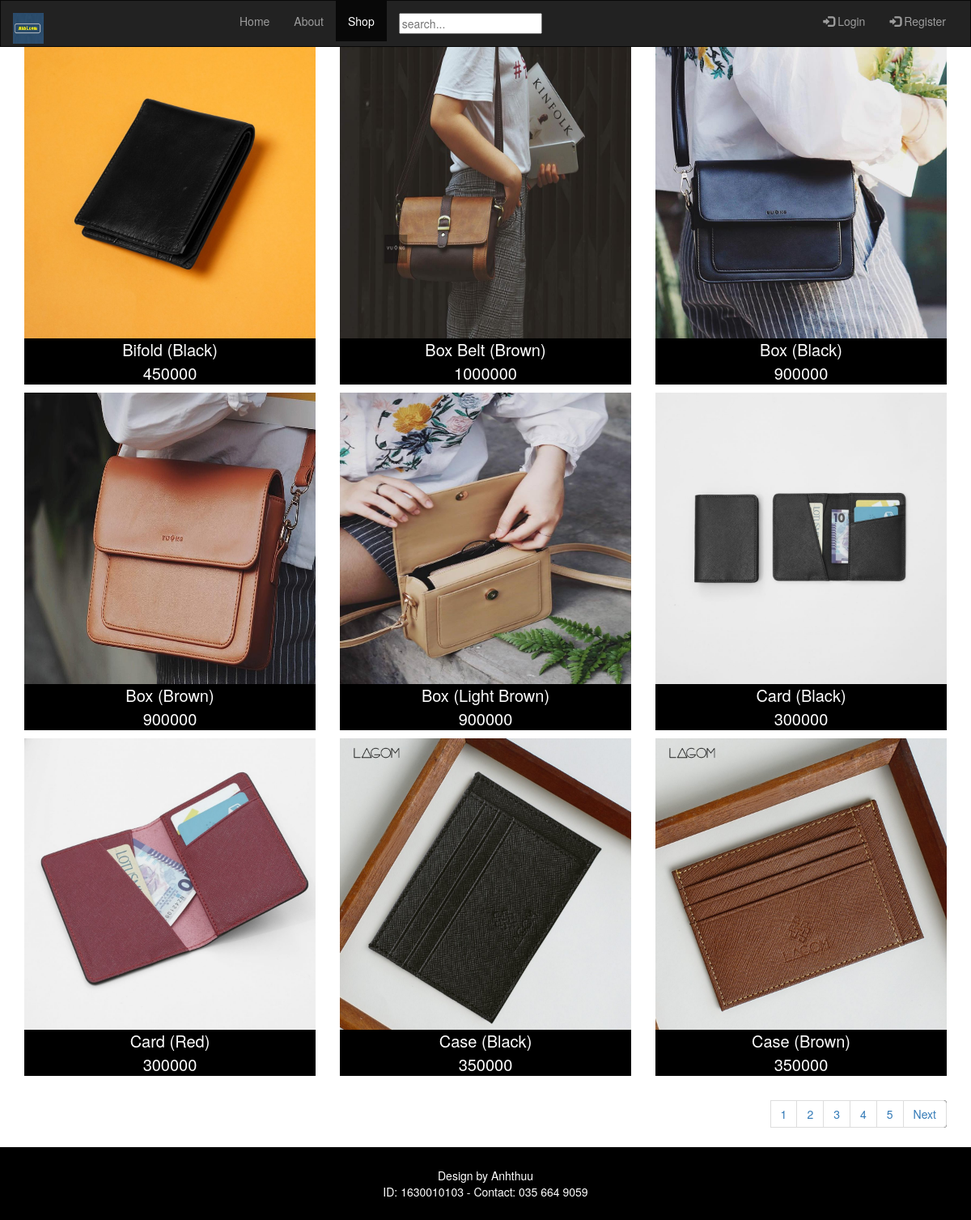
The page /items.php on the database its author committed.
### tables this page shows
CREATE TABLE IF NOT EXISTS `items` (
  `id` bigint(20) unsigned NOT NULL AUTO_INCREMENT,
  `name` varchar(50) NOT NULL,
  `price` int(30) NOT NULL,
  `color` varchar(30) NOT NULL,
  `qty` int(11) NOT NULL,
  `pic` varchar(200) NOT NULL,
  PRIMARY KEY (`id`),
  UNIQUE KEY `ID` (`id`)
);

### items.php (the view, shortened to what this page needs)
<!DOCTYPE html>
<html lang="en">
<head>
  <link rel="stylesheet" href="https://maxcdn.bootstrapcdn.com/bootstrap/3.4.0/css/bootstrap.min.css">
</head>
<body>
<nav class="navbar navbar-inverse">
  <div class="container-fluid">
    <div class="navbar-header">
      <a class="navbar-brand"  href="#"><img src="pic/logo.png" style="width:15%"> </a>
    </div>
    <div class="collapse navbar-collapse" id="myNavbar">
      <ul class="nav navbar-nav">
        <li><a href="index.php">Home</a></li>
        <li><a href="About.php">About</a></li>
        <li class="active"> <a href="items.php">Shop</a></li>
        <li> <a>
        	<form method="get" action="search.php">
        		<input type="text" name="search" placeholder="search..."/>
            </form> </a>
        </li>
      </ul>
      <ul class="nav navbar-nav navbar-right">
        <?php
            if(isset($_SESSION['username']))
            {
              if($_SESSION['username']=="admin")
              {
                echo "<li><a href='admin.php'><span class='glyphicon glyphicon-user'></span>".$_SESSION['username']."</a>
              </li>";
              }
              else
              {
                echo "<li><a href='order.php'><span class='glyphicon glyphicon-log-in'></span>".$_SESSION['username']."</a>
              </li>";
              }
              echo "<li><a href='logout.php'><span class='glyphicon glyphicon-log-in'></span> Logout</a>
              </li>";
            }
          else
            {
              echo "<li><a href='login.php'><span class='glyphicon glyphicon-log-in'></span> Login</a>
              </li>";
              echo "<li><a href='register.php'><span class='glyphicon glyphicon-log-in'></span> Register</a>
              </li>";
            }
         ?>
      </ul>
    </div>
  </div>
</nav>
<div class="container text-center">
  <div class="row">
        <?php
          include("connect.php");
          $sotin1trang = 9;
          $sql = "select count(*) from items";
          $kq = mysqli_query($conn,$sql);
          $data = mysqli_fetch_array($kq);
          $tongsobangghi = $data['count(*)'];
          $tongsotrang = ceil($tongsobangghi/$sotin1trang);
          if(isset($_GET['page']))
          {
            $trang = $_GET['page'];
          }
          else
          {
             $trang = 1;
          }
          $limit = ($trang - 1)*$sotin1trang;
          $sql = "SELECT * FROM items limit $limit,$sotin1trang";
          $result = $conn->query($sql);
          while($row = $result->fetch_assoc())
          {
            ?>
            <div class="col-sm-4" style="font-size: 15pt">
                <a href="infosp.php?id=<?php echo $row['id'] ?>"> <img src="<?php echo $row['pic']?>" style="width:360px; height: 360px;" >
                <p style="color: white; background: black"><?php echo $row['name'] . " (" .$row['color'] . ")" ?>
                <br><?php echo $row['price']?> </p> </a>
            </div>
            <?php
          }
          ?>
          <div class="col-sm-12" style="text-align: right;">
            <nav aria-label="Page navigation example">
              <ul class="pagination" style="background: black">
                <?php
                  for ($i=1; $i <=$tongsotrang ; $i++)
                  {
                    echo "<li class='page-item'><a class='page-link' href='items.php?page=".$i."'>".$i."</a></li>";
                  }
                  if($trang==$tongsotrang)
                  {
                    echo "<li class='page-item'><a class='page-link' href='#' style='display: none;'>Next</a></li>";
                  }
                  else
                  {
                    echo "<li class='page-item'><a class='page-link' href='items.php?page=".($trang+1)."' style='display: inline;'>Next</a></li>";
                  }
                ?>
              </ul>
            </nav>
          </div>
  </div>
</div>
<footer class="container-fluid text-center" style="background: black; color: white; text-align: center;">
  Design by Anhthuu <br>
  ID: 1630010103 -  Contact: 035 664 9059
</footer>
</body>
</html>

### items.php (style rules this page uses)
.navbar { margin-bottom: 0; border-radius: 0; }
footer { background-color: #f2f2f2; padding: 25px; }

### rows shown on the page
items: pic (picture), name "Bifold", color "Black", price "450000"
items: pic (picture), name "Box Belt", color "Brown", price "1000000"
items: pic (picture), name "Box", color "Black", price "900000"
items: pic (picture), name "Box", color "Brown", price "900000"
items: pic (picture), name "Box", color "Light Brown", price "900000"
items: pic (picture), name "Card", color "Black", price "300000"
items: pic (picture), name "Card", color "Red", price "300000"
items: pic (picture), name "Case", color "Black", price "350000"
items: pic (picture), name "Case", color "Brown", price "350000"
